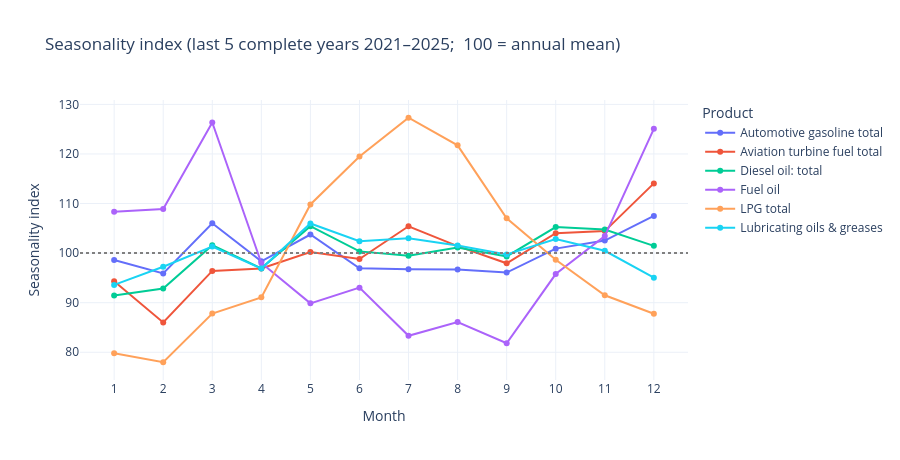

Notebook code cell kept with this figure:
### Markdown cell above
## 6. Seasonality

Monthly index for each major product, using the last 5 complete years. Index 100 = annual mean. Helps you decide whether a recent monthly move reflects normal seasonal patterns or a genuine shift.

### Code cell
mp_full = demand[demand["product_native"].isin(MAJOR_PRODUCTS)].copy()
mp_full["month"] = mp_full["date"].dt.month
mp_full["year"] = mp_full["date"].dt.year

# Use only the last 5 COMPLETE calendar years so we measure CURRENT seasonality
# (post-COVID patterns), not 2010-vintage behaviour. `year < latest_year` drops
# the current incomplete year.
latest_year = mp_full["year"].max()
mp_recent = mp_full[mp_full["year"].between(latest_year - 5, latest_year - 1)]

monthly_mean = mp_recent.groupby(["product_native", "month"])["value"].mean()
annual_mean = mp_recent.groupby("product_native")["value"].mean()
monthly_idx = (monthly_mean / annual_mean * 100).reset_index(name="index_100")

fig = px.line(
    monthly_idx, x="month", y="index_100", color="product_native",
    title=f"Seasonality index (last 5 complete years {latest_year - 5}–{latest_year - 1};  100 = annual mean)",
    labels={"month": "Month", "index_100": "Seasonality index", "product_native": "Product"},
    markers=True,
)
fig.update_xaxes(tickmode="linear", dtick=1)
fig.add_hline(y=100, line=dict(dash="dot", color="gray"))
fig.update_layout(template="plotly_white", height=460, hovermode="x unified")
fig.show()

### Figure 1 — Plotly figure (JSON) as saved in the notebook; plotly's stock layout.template omitted (floating-point values rounded to 4 significant figures)
{"data": [{"hovertemplate": "Product=Automotive gasoline total<br>Month=%{x}<br>Seasonality index=%{y}<extra></extra>", "legendgroup": "Automotive gasoline total", "line": {"color": "#636efa", "dash": "solid"}, "marker": {"symbol": "circle"}, "mode": "lines+markers", "name": "Automotive gasoline total", "orientation": "v", "showlegend": true, "type": "scatter", "x": [1, 2, 3, 4, 5, 6, 7, 8, 9, 10, 11, 12], "xaxis": "x", "y": [98.6, 95.89, 106.0, 98.35, 103.8, 96.95, 96.74, 96.69, 96.07, 100.9, 102.5, 107.5], "yaxis": "y"}, {"hovertemplate": "Product=Aviation turbine fuel total<br>Month=%{x}<br>Seasonality index=%{y}<extra></extra>", "legendgroup": "Aviation turbine fuel total", "line": {"color": "#EF553B", "dash": "solid"}, "marker": {"symbol": "circle"}, "mode": "lines+markers", "name": "Aviation turbine fuel total", "orientation": "v", "showlegend": true, "type": "scatter", "x": [1, 2, 3, 4, 5, 6, 7, 8, 9, 10, 11, 12], "xaxis": "x", "y": [94.34, 86.02, 96.41, 96.89, 100.2, 98.82, 105.4, 101.4, 97.95, 104.0, 104.4, 114.1], "yaxis": "y"}, {"hovertemplate": "Product=Diesel oil: total<br>Month=%{x}<br>Seasonality index=%{y}<extra></extra>", "legendgroup": "Diesel oil: total", "line": {"color": "#00cc96", "dash": "solid"}, "marker": {"symbol": "circle"}, "mode": "lines+markers", "name": "Diesel oil: total", "orientation": "v", "showlegend": true, "type": "scatter", "x": [1, 2, 3, 4, 5, 6, 7, 8, 9, 10, 11, 12], "xaxis": "x", "y": [91.43, 92.86, 101.6, 96.94, 105.4, 100.3, 99.46, 101.1, 99.33, 105.3, 104.8, 101.5], "yaxis": "y"}, {"hovertemplate": "Product=Fuel oil<br>Month=%{x}<br>Seasonality index=%{y}<extra></extra>", "legendgroup": "Fuel oil", "line": {"color": "#ab63fa", "dash": "solid"}, "marker": {"symbol": "circle"}, "mode": "lines+markers", "name": "Fuel oil", "orientation": "v", "showlegend": true, "type": "scatter", "x": [1, 2, 3, 4, 5, 6, 7, 8, 9, 10, 11, 12], "xaxis": "x", "y": [108.3, 108.9, 126.4, 98.0, 89.86, 93.04, 83.33, 86.09, 81.82, 95.77, 103.4, 125.1], "yaxis": "y"}, {"hovertemplate": "Product=LPG total<br>Month=%{x}<br>Seasonality index=%{y}<extra></extra>", "legendgroup": "LPG total", "line": {"color": "#FFA15A", "dash": "solid"}, "marker": {"symbol": "circle"}, "mode": "lines+markers", "name": "LPG total", "orientation": "v", "showlegend": true, "type": "scatter", "x": [1, 2, 3, 4, 5, 6, 7, 8, 9, 10, 11, 12], "xaxis": "x", "y": [79.8, 77.99, 87.81, 91.08, 109.8, 119.5, 127.3, 121.7, 107.0, 98.67, 91.49, 87.78], "yaxis": "y"}, {"hovertemplate": "Product=Lubricating oils & greases<br>Month=%{x}<br>Seasonality index=%{y}<extra></extra>", "legendgroup": "Lubricating oils & greases", "line": {"color": "#19d3f3", "dash": "solid"}, "marker": {"symbol": "circle"}, "mode": "lines+markers", "name": "Lubricating oils & greases", "orientation": "v", "showlegend": true, "type": "scatter", "x": [1, 2, 3, 4, 5, 6, 7, 8, 9, 10, 11, 12], "xaxis": "x", "y": [93.59, 97.26, 101.3, 96.88, 106.0, 102.4, 103.0, 101.5, 99.71, 102.8, 100.5, 95.04], "yaxis": "y"}], "layout": {"height": 460, "hovermode": "x unified", "legend": {"title": {"text": "Product"}, "tracegroupgap": 0}, "shapes": [{"line": {"color": "gray", "dash": "dot"}, "type": "line", "x0": 0, "x1": 1, "xref": "x domain", "y0": 100, "y1": 100, "yref": "y"}], "title": {"text": "Seasonality index (last 5 complete years 2021–2025;  100 = annual mean)"}, "xaxis": {"anchor": "y", "domain": [0, 1], "dtick": 1, "tickmode": "linear", "title": {"text": "Month"}}, "yaxis": {"anchor": "x", "domain": [0, 1], "title": {"text": "Seasonality index"}}}}
